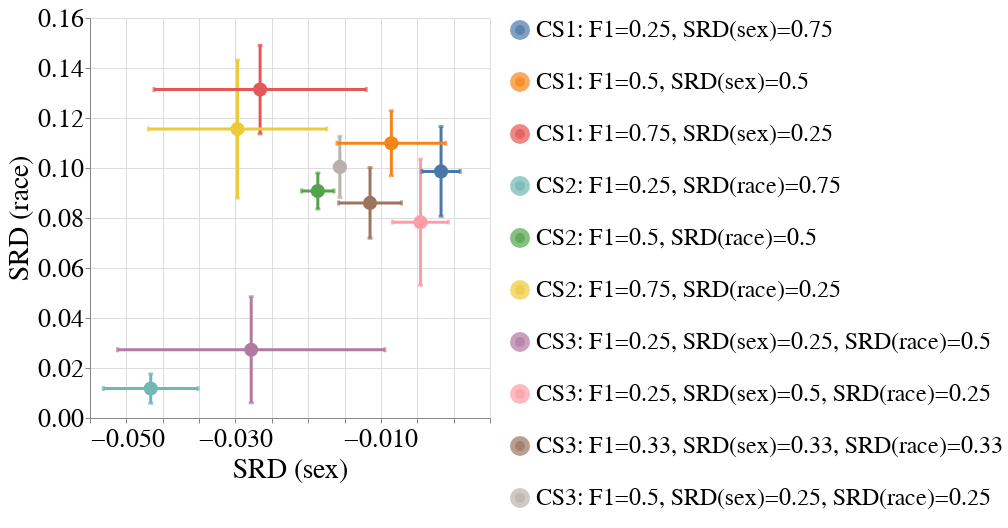

The code cell stored with this chart in its notebook:
### Code cell
create_box_plot_per_dataset_and_all_case_studies(to_plot=best_lp_metrics_per_exp_config_df,
                                                 exp_name=EXP_NAME,
                                                 dataset_name=DATASET_NAME,
                                                 metric_x="Selection_Rate_Difference",
                                                 group_x="SEX",
                                                 metric_y="Selection_Rate_Difference",
                                                 group_y="RAC1P",
                                                 rename_legend_dct=rename_legend_dct)
